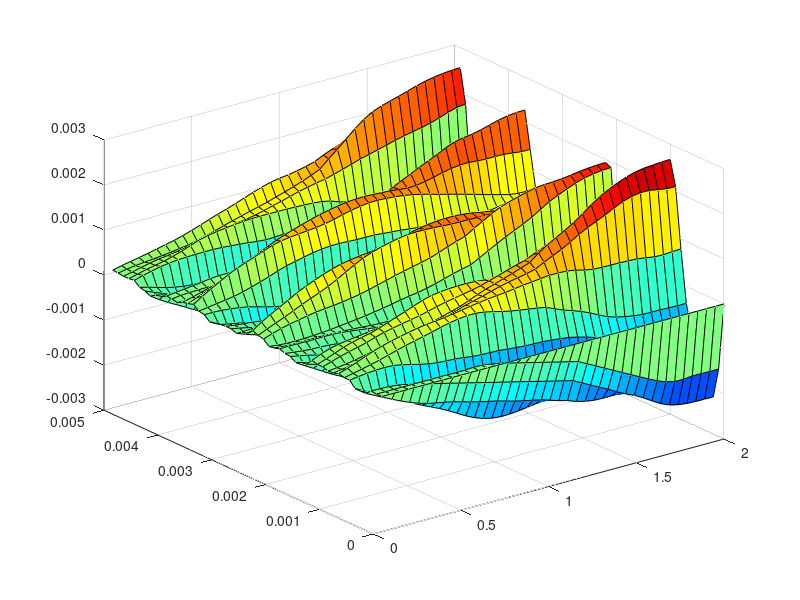

Source code (MATLAB): (Note: this script raises an error after producing the figure.)
%% s3859061
clear
close all
clc
 

% ROD 1
L1 = 1.2;
A1 = 0.08*0.08;
rho1 = 4540;
E1 = 110*10^9;
N1 = 24;
h1 = L1/N1;
m1 = A1*1*rho1; % mass of rod 1
ke1 = ((E1*A1)/h1)*[1 -1; -1 1];
me1 = ((m1*h1)/6)*[2 1; 1 2];

% ROD 2
L2 = 0.8;
A2 = 0.07*0.07;
rho2 = 2700;
E2 = 69*10^9;
N2 = 16;
h2 = L2/N2;
m2 = A2*1*rho2; % mass of rod 2
ke2 = ((E2*A2)/h2)*[1 -1; -1 1];
me2 = ((m2*h2)/6)*[2 1; 1 2];
 
%Global system matrices
M = zeros((N1+N2+1),(N1+N2+1)); 
K = zeros((N1+N2+1),(N1+N2+1));

for i = 1 : N1
    index = [1 2] + (i - 1);
    M(index, index) = M(index, index) + me1;
    K(index, index) = K(index, index) + ke1;
end

for i = N1 + 1 : N1 + N2
    index = [1 2] + (i - 1);
    M(index, index) = M(index, index) + me2;
    K(index, index) = K(index, index) + ke2;    
end
 
V = 15; %velocity in m/s


%Initial conditions
x0 = zeros(1,length(M));
v0 = [zeros(1,N1) -V/2 -V*ones(1,N2)];
 
%Boundary Conditions
M(1,:)=[]; M(:,1)=[]; 

K(1,:)=[]; K(:,1)=[];

x0(1) = []; v0(1) = [];

IC = [x0 v0]'; %Initial condition

time = 0:0.0001:0.005;
 
[t,x1] = ode45(@(t,x) [x(length(M)+1:2*length(M),1);...
                M\(- K*x(1:length(K),1))],time,IC);
            
disp = x1(:,1:length(M)); 
vel = x1(:,length(M)+1:2*length(M));
xdir = [h1:h1:L1 L1+h2:h2:L1+L2];
figure; grid on; rotate3d on;
[TT,XX]=meshgrid(time,xdir);

surf(XX,TT,disp');
colormap jet; lighting phong; shading interp;

xlabel('t (s)'); 
ylabel('x (m)');
zlabel('u(x,t) (m)');

figure

plot(time, disp(:,end))
xlabel('t (s)'); 
ylabel('diplacement (m)');
grid on;

dispAndTime = [disp(:,end) time'];
index = find(time' == 0.001);
displacement = dispAndTime(index,1);
fprintf("displacement at t = 0.001s is %.1fmm\n", displacement*1000);


